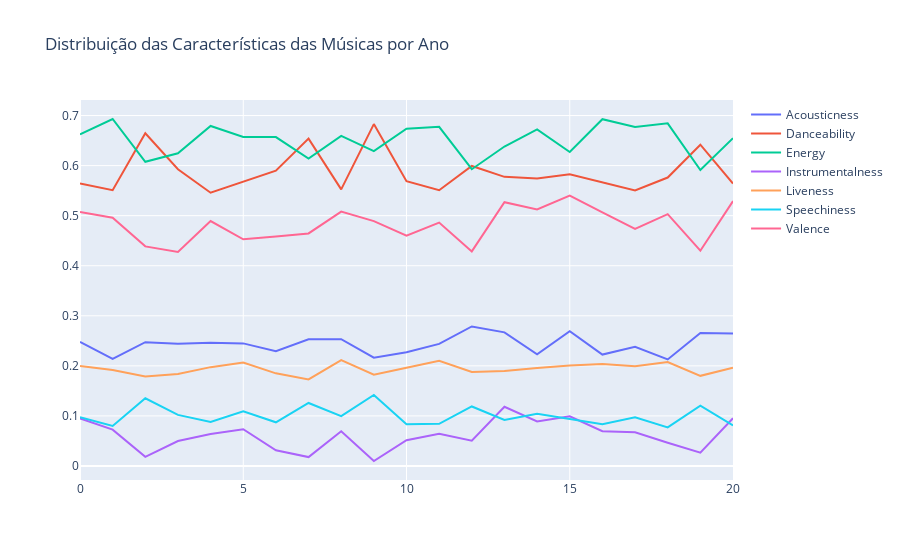

This figure's notebook cell:
### Markdown cell above
Para visualizar as características das músicas ao longo do tempo:

### Code cell
import plotly.graph_objects as go

temp = data.groupBy("year").avg().toPandas().drop(columns="avg(year)")
fig = go.Figure()

fig.add_trace(go.Line(y=temp["avg(acousticness)"], name="Acousticness"))
fig.add_trace(go.Line(y=temp["avg(danceability)"], name="Danceability"))
fig.add_trace(go.Line(y=temp["avg(energy)"], name="Energy"))
fig.add_trace(go.Line(y=temp["avg(instrumentalness)"], name="Instrumentalness"))
fig.add_trace(go.Line(y=temp["avg(liveness)"], name="Liveness"))
fig.add_trace(go.Line(y=temp["avg(speechiness)"], name="Speechiness"))
fig.add_trace(go.Line(y=temp["avg(valence)"], name="Valence"))

fig.update_layout(title_text="Distribuição das Características das Músicas por Ano")
fig.show()

### Figure 1 — Plotly figure (JSON) as saved in the notebook; plotly's stock layout.template omitted (floating-point values rounded to 4 significant figures)
{"data": [{"name": "Acousticness", "type": "scatter", "y": [0.2478, 0.2142, 0.2473, 0.2441, 0.2464, 0.2449, 0.2294, 0.2533, 0.2534, 0.2164, 0.2273, 0.2438, 0.2787, 0.2669, 0.223, 0.2694, 0.2226, 0.2382, 0.2128, 0.2658, 0.2644]}, {"name": "Danceability", "type": "scatter", "y": [0.5644, 0.551, 0.6646, 0.5928, 0.5459, 0.5686, 0.59, 0.6539, 0.5526, 0.6829, 0.5687, 0.5508, 0.5993, 0.5776, 0.5744, 0.5828, 0.5662, 0.5502, 0.5761, 0.6417, 0.5641]}, {"name": "Energy", "type": "scatter", "y": [0.6624, 0.6931, 0.6076, 0.6246, 0.6791, 0.6573, 0.657, 0.614, 0.6594, 0.6288, 0.6736, 0.6774, 0.5928, 0.6381, 0.6725, 0.6271, 0.6927, 0.6771, 0.6844, 0.5912, 0.6548]}, {"name": "Instrumentalness", "type": "scatter", "y": [0.09519, 0.07266, 0.01832, 0.04995, 0.06384, 0.07349, 0.03144, 0.01784, 0.06932, 0.009972, 0.0515, 0.06437, 0.05058, 0.1183, 0.08887, 0.09921, 0.06947, 0.06736, 0.04657, 0.02653, 0.09531]}, {"name": "Liveness", "type": "scatter", "y": [0.1995, 0.1915, 0.179, 0.1838, 0.1974, 0.2067, 0.185, 0.173, 0.2116, 0.1822, 0.1962, 0.2101, 0.1877, 0.1898, 0.1958, 0.2008, 0.2036, 0.1993, 0.2077, 0.1801, 0.1963]}, {"name": "Speechiness", "type": "scatter", "y": [0.09717, 0.08004, 0.1353, 0.102, 0.08788, 0.1092, 0.08725, 0.1259, 0.09968, 0.1419, 0.08361, 0.08427, 0.1189, 0.09197, 0.1045, 0.09391, 0.08363, 0.09742, 0.07709, 0.1204, 0.08087]}, {"name": "Valence", "type": "scatter", "y": [0.5075, 0.4958, 0.4387, 0.4276, 0.4892, 0.4527, 0.4584, 0.4645, 0.5082, 0.4892, 0.4601, 0.4862, 0.4286, 0.5269, 0.5124, 0.54, 0.5068, 0.4735, 0.503, 0.4301, 0.5291]}], "layout": {"title": {"text": "Distribuição das Características das Músicas por Ano"}}}
